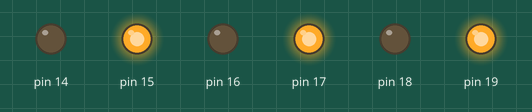
Simulated run of this sketch. Board: Arduino Uno, built with avr-gcc and run on an emulated ATmega328P. Shown: output pins drawn as LEDs (lit = HIGH). What the sketch prints to the serial monitor is not drawn.

Above: at 0.1 s.
Timing chart, 0 to 1.6 s (numbered marks = the images above):
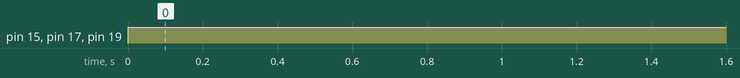

The sketch:

6.1.ino
```cpp
#include <avr/io.h>
#include <util/delay.h>

int main (void)
{
  DDRC = 0b11111111;
  Serial.begin(2000000);

  while(true){
    int var = 0b11110000;
    int var1 = 0b00000000;
    PORTC = 0b10101010;

    int result1 = var || PORTC;
    Serial.println(result1);
    _delay_ms(2500);

    int result2 = var && PORTC;
    Serial.println(result2);
    _delay_ms(2500);

    int result3 = var1 && PORTC;
    Serial.println(result3);
    _delay_ms(2500);

    int result4 = !(PORTC);
    Serial.println(result4);
    _delay_ms(2500);

    int result5 = !(var1);
    Serial.println(result5);
    _delay_ms(2500);
  }
}
```

Measured:
- by itself, pin 15, pin 17, pin 19: LOW → HIGH at 0.00 s
